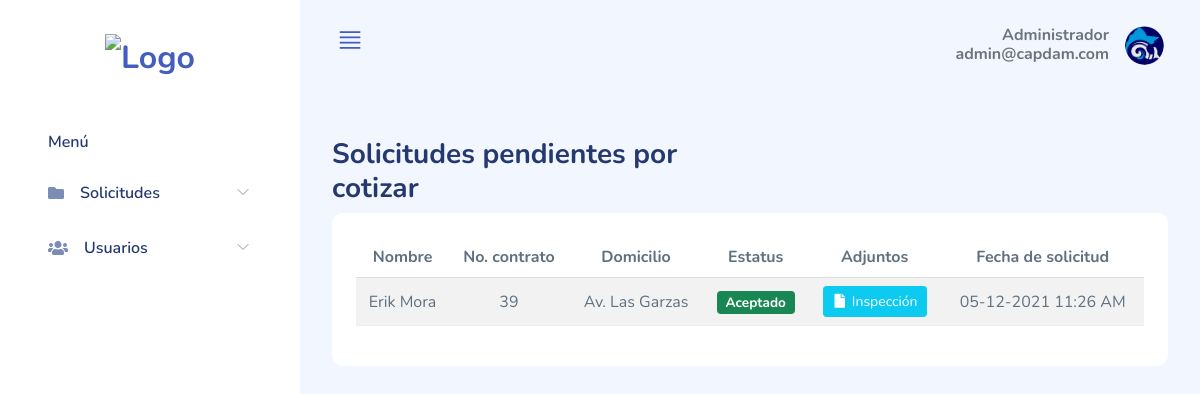
The app's page /admin/cotizar.php (signed in), older data.
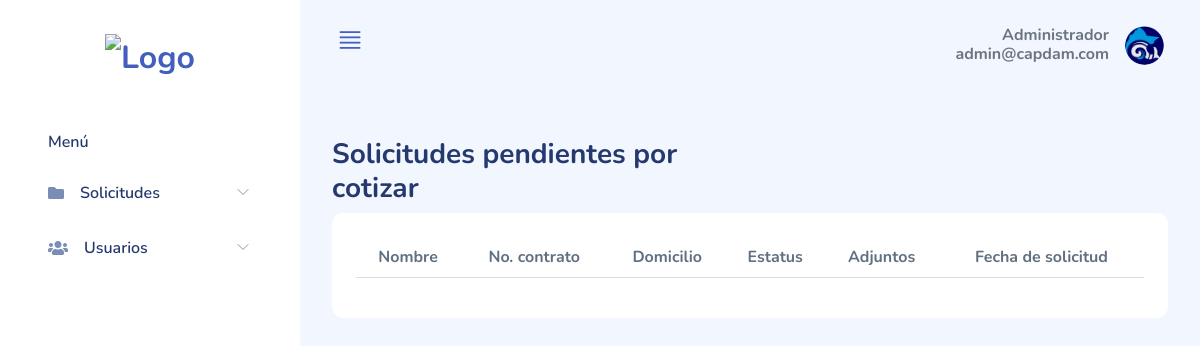
The same page, newer data.
### tables this page shows
CREATE TABLE `contratacion` (
  `id_contratacion` int(11) NOT NULL,
  `nombre` varchar(30) NOT NULL,
  `apellidos` varchar(30) NOT NULL,
  `correo` varchar(30) NOT NULL,
  `telefono` varchar(15) NOT NULL,
  `domicilio` varchar(200) NOT NULL,
  `delegacion` int(11) NOT NULL,
  `derecho_posesion` varchar(50) NOT NULL,
  `predial` varchar(50) NOT NULL,
  `ine` varchar(50) NOT NULL,
  `curp` varchar(50) NOT NULL,
  `vocacion_uso` varchar(50) DEFAULT NULL,
  `fachada` varchar(50) NOT NULL,
  `tipo_contrato` varchar(30) NOT NULL,
  `estado` int(1) NOT NULL,
  `fecha_solicitud` datetime NOT NULL
);

### php/conexion.php (called while the page is built, shortened)
<?php
  class Conexion {
    function connect(){
      try{
        $conexion = "mysql:host=localhost; dbname=contratos; charset=utf8mb4";
        return $pdo = new PDO($conexion, "root", "");
      } catch (PDOException $err){
        print_r($err->getMessage());
      }
    }
  }
?>

### admin/cotizar.php (the view, shortened to what the changed rows need)
<?php
include_once '../php/conexion.php';
$conexion = new Conexion();
?>
<!DOCTYPE html>
<html lang="es">
<head>
  <link rel="stylesheet" href="../assets/css/bootstrap.css">
  <link rel="stylesheet" href="../assets/vendors/perfect-scrollbar/perfect-scrollbar.css">
  <link rel="stylesheet" href="../assets/vendors/bootstrap-icons/bootstrap-icons.css">
  <link rel="stylesheet" href="../assets/css/app.css">
  <link rel="stylesheet" href="../assets/vendors/simple-datatables/style.css">
  <link rel="stylesheet" href="https://cdnjs.cloudflare.com/ajax/libs/font-awesome/5.15.3/css/all.min.css" />
  <link rel="stylesheet" href="../assets/vendors/sweetalert2/sweetalert2.min.css">
</head>
<body>
  <div id="app">
    <div id="main" class='layout-navbar'>
      <div id="main-content">
        <div class="page-heading">
          <section class="section">
            <div class="card">
              <div class="card-body">
                <table class="table table-striped" id="table1">
                  <thead>
                    <tr class="text-center">
                      <th>Nombre</th>
                      <th>No. contrato</th>
                      <th>Domicilio</th>
                      <th>Estatus</th>
                      <th>Adjuntos</th>
                      <th>Fecha de solicitud</th>
                    </tr>
                  </thead>
                  <tbody>
                    <?php
                    $query = $conexion->connect()->query("SELECT * FROM contratacion WHERE estado = 1");
                    $query->execute();
                    $solicitudes = $query->fetchAll();
                    foreach ($solicitudes as $solicitud) {
                      $estado = '';
                      if ($solicitud['estado'] == 1) {
                        $estado = 'Aceptado';
                      }
                      echo '<tr class="text-center">
                                <td>' . $solicitud['nombre'] . ' ' . $solicitud['apellidos'] . '</td>
                                <td>' . $solicitud['id_contratacion'] . '</td>
                                <td>' . $solicitud['domicilio'] . '</td>
                                <td><span class="badge bg-success">' . $estado . '</span></td>
                                <td>
                                <a target="_blank" href="../solicitudes/' . $solicitud['correo'] . '/' . $solicitud['inspeccion'] . '" class="btn btn-sm btn-info"><i class="fas fa-file me-1"></i>Inspección</a>
                                </td>
                                <td>' . strftime('%m-%d-%Y %I:%M %p', strtotime($solicitud['fecha_solicitud'])) . '</td>
                              </tr>';
                    }
                    ?>
                  </tbody>
                </table>
              </div>
            </div>
          </section>
        </div>
      </div>
    </div>
  </div>
</body>
</html>

Row changes from the older to the newer data that the page shows:
removed contratacion: nombre "Erik", apellidos "Mora", id_contratacion "39", domicilio "Av. Las Garzas", estado "Aceptado", fecha_solicitud "05-12-2021 11:26 AM"
